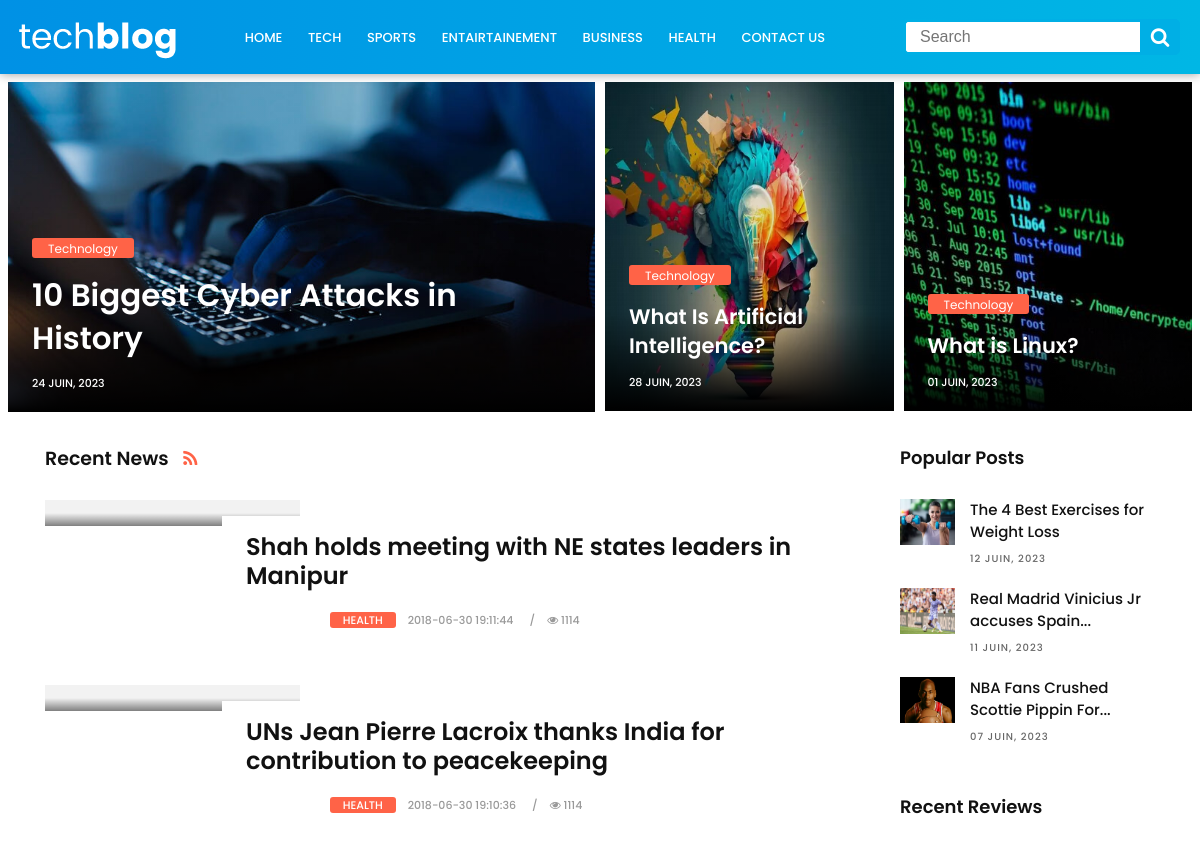
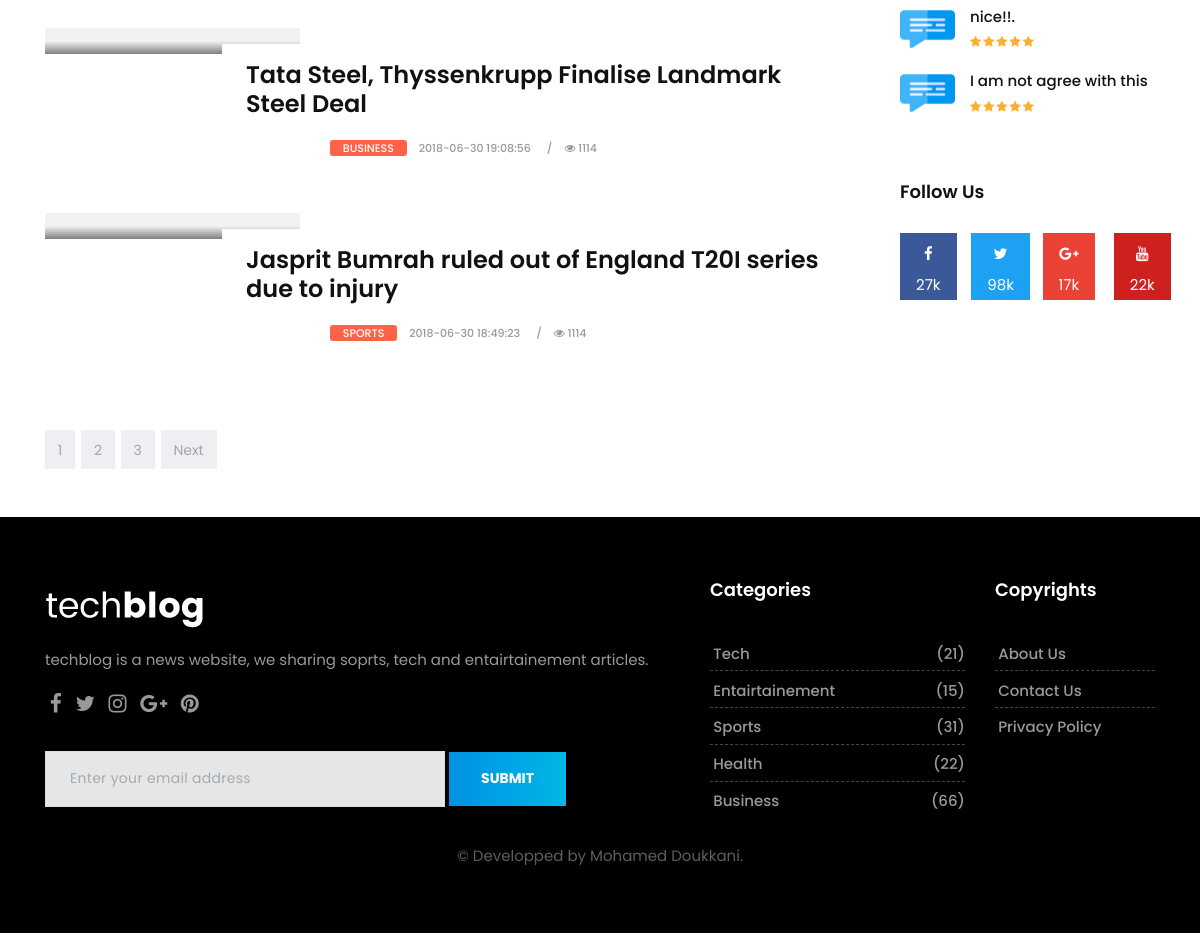
The app's page /tech-blog/index.php with its own data (2 pictures, top to bottom).
### tables this page shows
CREATE TABLE `tblposts` (
  `id` int(11) NOT NULL AUTO_INCREMENT,
  `PostTitle` longtext DEFAULT NULL,
  `CategoryId` int(11) DEFAULT NULL,
  `SubCategoryId` int(11) DEFAULT NULL,
  `PostDetails` longtext DEFAULT NULL,
  `PostingDate` timestamp NULL DEFAULT current_timestamp(),
  `UpdationDate` timestamp NULL DEFAULT '0000-00-00 00:00:00' ON UPDATE current_timestamp(),
  `Is_Active` int(1) DEFAULT NULL,
  `PostUrl` mediumtext DEFAULT NULL,
  `PostImage` varchar(255) DEFAULT NULL,
  PRIMARY KEY (`id`),
  CONSTRAINT `Cat_Id` FOREIGN KEY (`CategoryId`) REFERENCES `tblcategory`(`id`),
  CONSTRAINT `SubCat_Id` FOREIGN KEY (`SubCategoryId`) REFERENCES `tblsubcategory`(`SubCategoryId`)
);

CREATE TABLE `tblcategory` (
  `id` int(11) NOT NULL AUTO_INCREMENT,
  `CategoryName` varchar(200) DEFAULT NULL,
  `Description` mediumtext DEFAULT NULL,
  `PostingDate` timestamp NULL DEFAULT current_timestamp(),
  `UpdationDate` timestamp NULL DEFAULT '0000-00-00 00:00:00' ON UPDATE current_timestamp(),
  `Is_Active` int(1) DEFAULT NULL,
  PRIMARY KEY (`id`)
);

CREATE TABLE `tblcomments` (
  `id` int(11) NOT NULL AUTO_INCREMENT,
  `postId` char(11) DEFAULT NULL,
  `name` varchar(120) DEFAULT NULL,
  `email` varchar(150) DEFAULT NULL,
  `comment` mediumtext DEFAULT NULL,
  `postingDate` timestamp NULL DEFAULT current_timestamp(),
  `status` int(1) DEFAULT NULL,
  PRIMARY KEY (`id`)
);

### tech-blog/index.php (the view, shortened to what this page needs)
<!DOCTYPE html>
<html lang="en">
<link href="assets/css/bootstrap.css" rel="stylesheet">
<link href="assets/css/font-awesome.min.css" rel="stylesheet">
<link href="assets/css/style.css" rel="stylesheet">
<link href="assets/css/responsive.css" rel="stylesheet">
<link href="assets/css/colors.css" rel="stylesheet">
<link href="assets/css/search.css" rel="stylesheet">
<link href="assets/css/tech.css" rel="stylesheet">
</head>
<body>
    <?php include('includes/header.php'); ?>
    <div id="wrapper">
        <section class="section first-section">
            <div class="container-fluid">
                <div class="masonry-blog clearfix">
                    <div class="first-slot">
                        <div class="masonry-box post-media">
                            <img src="upload/hacking.jpg" alt="" class="img-fluid">
                            <div class="shadoweffect">
                                <div class="shadow-desc">
                                    <div class="blog-meta">
                                        <span class="bg-orange"><a title="" href="techcategory.php">Technology</a></span>
                                        <h4><a href="readpost.php?nid=27" title="">10 Biggest Cyber Attacks in History </a></h4>
                                        <small><a href="readpost.php?nid=27" title="">24 Juin, 2023</a></small>
                                    </div>
                                </div>
                            </div>
                        </div>
                    </div>
                    <div class="second-slot">
                        <div class="masonry-box post-media">
                            <img src="upload/ai.jpg" alt="" class="img-fluid">
                            <div class="shadoweffect">
                                <div class="shadow-desc">
                                    <div class="blog-meta">
                                        <span class="bg-orange"><a href="techcategory.php" title="">Technology</a></span>
                                        <h4><a href="readpost.php?nid=26" title="">What Is Artificial Intelligence? </a></h4>
                                        <small><a href="readpost.php?nid=26" title="">28 Juin, 2023</a></small>
                                    </div>
                                </div>
                            </div>
                        </div>
                    </div>
                    <div class="last-slot">
                        <div class="masonry-box post-media">
                            <img src="upload/linux.jpg" alt="" class="img-fluid">
                            <div class="shadoweffect">
                                <div class="shadow-desc">
                                    <div class="blog-meta">
                                        <span class="bg-orange"><a href="techcategory.php" title="">Technology</a></span>
                                        <h4><a href="readpost.php?nid=25" title="">What is Linux?</a></h4>
                                        <small><a href="readpost.php?nid=25" title="">01 Juin, 2023</a></small>
                                    </div>
                                </div>
                            </div>
                        </div>
                    </div>
                </div>
            </div>
        </section>
        <section class="section">
            <div class="container">
                <div class="row">
                    <div class="col-lg-9 col-md-12 col-sm-12 col-xs-12">
                        <div class="page-wrapper">
                            <div class="blog-top clearfix">
                                <h4 class="pull-left">Recent News <a href="#"><i class="fa fa-rss"></i></a></h4>
                            </div>
                            <div class="blog-list clearfix">
                                <?php
                                if (isset($_GET['pageno'])) {
                                    $pageno = $_GET['pageno'];
                                } else {
                                    $pageno = 1;
                                }
                                $no_of_records_per_page = 4;
                                $offset = ($pageno - 1) * $no_of_records_per_page;
                                $query = mysqli_query($con, "select tblposts.id as pid,tblposts.PostTitle as posttitle,tblposts.PostImage,tblcategory.CategoryName as category,tblcategory.id as cid,tblsubcategory.Subcategory as subcategory,tblposts.PostDetails as postdetails,tblposts.PostingDate as postingdate,tblposts.PostUrl as url from tblposts left join tblcategory on tblcategory.id=tblposts.CategoryId left join  tblsubcategory on  tblsubcategory.SubCategoryId=tblposts.SubCategoryId where tblposts.Is_Active=1 order by tblposts.id desc  LIMIT $offset, $no_of_records_per_page");
                                while ($row = mysqli_fetch_array($query)) {
                                ?>
                                    <div class="blog-box row">
                                        <div class="col-md-4">
                                            <div class="post-media">
                                                <a href="readpost.php?nid=<?php echo htmlentities($row['pid']) ?>" title="">
                                                    <div class="hovereffect"></div>
                                                </a>
                                            </div>
                                        </div>
                                        <div class="blog-meta big-meta col-md-8">
                                            <h4><a href="readpost.php?nid=<?php echo htmlentities($row['pid']) ?>" title=""><?php echo htmlentities($row['posttitle']); ?></a></h4>
                                            <small class="firstsmall"><a class="bg-orange" href="readpost.php?nid=<?php echo htmlentities($row['pid']) ?>" title=""><?php echo htmlentities($row['category']); ?></a></small>
                                            <small><a href="readpost.php?nid=<?php echo htmlentities($row['pid']) ?>" title=""><?php echo htmlentities($row['postingdate']); ?></a></small>
                                            <small><a href="readpost.php?nid=<?php echo htmlentities($row['pid']) ?>" title=""><i class="fa fa-eye"></i> 1114</a></small>
                                        </div>
                                    </div>
                                    <br><br>
                                <?php } ?>
                            </div>
                        </div>
                        <div class="row">
                            <div class="col-md-12">
                                <nav aria-label="Page navigation">
                                    <ul class="pagination justify-content-start">
                                        <li class="page-item"><a class="page-link" href="#">1</a></li>
                                        <li class="page-item"><a class="page-link" href="#">2</a></li>
                                        <li class="page-item"><a class="page-link" href="#">3</a></li>
                                        <li class="page-item">
                                            <a class="page-link" href="#">Next</a>
                                        </li>
                                    </ul>
                                </nav>
                            </div>
                        </div>
                    </div>
                    <div class="col-lg-3 col-md-12 col-sm-12 col-xs-12">
                        <div class="sidebar">
                            <div class="widget">
                                <h2 class="widget-title">Popular Posts</h2>
                                <div class="blog-list-widget">
                                    <div class="list-group">
                                        <a href="readpost.php?nid=28" class="list-group-item list-group-item-action flex-column align-items-start">
                                            <div class="w-100 justify-content-between">
                                                <img src="upload/excercises.jpg" alt="" class="img-fluid float-left">
                                                <h5 class="mb-1">The 4 Best Exercises for Weight Loss</h5>
                                                <small>12 Juin, 2023</small>
                                            </div>
                                        </a>
                                        <a href="readpost.php?nid=29" class="list-group-item list-group-item-action flex-column align-items-start">
                                            <div class="w-100 justify-ontent-between">
                                                <img src="upload/vinicius.jpg" alt="" class="img-fluid float-left">
                                                <h5 class="mb-1">Real Madrid Vinicius Jr accuses Spain...</h5>
                                                <small>11 Juin, 2023</small>
                                            </div>
                                        </a>
                                        <a href="readpost.php?nid=30" class="list-group-item list-group-item-action flex-column align-items-start">
                                            <div class="w-100 last-item justify-content-between">
                                                <img src="upload/jordan.png" alt="" class="img-fluid float-left">
                                                <h5 class="mb-1">NBA Fans Crushed Scottie Pippin For...</h5>
                                                <small>07 Juin, 2023</small>
                                            </div>
                                        </a>
                                    </div>
                                </div>
                            </div>
                            <div class="widget">
                                <h2 class="widget-title">Recent Reviews</h2>
                                <div class="blog-list-widget">
                                    <div class="list-group">
                                        <a href="index.php" class="list-group-item list-group-item-action flex-column align-items-start">
                                            <?php
                                            $sts = 1;
                                            $query = mysqli_query($con, "select name,comment,postingDate from  tblcomments where status='$sts' LIMIT 3");
                                            while ($row = mysqli_fetch_array($query)) {
                                            ?>
                                                <div class="w-100 justify-content-between">
                                                    <img src="upload/iconcomment.png" alt="" class="img-fluid float-left">
                                                    <h5 class="mb-1"><?php echo htmlentities($row['comment']); ?></h5>
                                                    <span class="rating">
                                                        <i class="fa fa-star"></i>
                                                        <i class="fa fa-star"></i>
                                                        <i class="fa fa-star"></i>
                                                        <i class="fa fa-star"></i>
                                                        <i class="fa fa-star"></i>
                                                    </span>
                                                </div>
                                            <?php } ?>
                                        </a>
                                    </div>
                                </div>
                            </div>
                            <div class="widget">
                                <h2 class="widget-title">Follow Us</h2>
                                <div class="row text-center">
                                    <div class="col-lg-3 col-md-3 col-sm-3 col-xs-6">
                                        <a href="#" class="social-button facebook-button">
                                            <i class="fa fa-facebook"></i>
                                            <p>27k</p>
                                        </a>
                                    </div>
                                    <div class="col-lg-3 col-md-3 col-sm-3 col-xs-6">
                                        <a href="#" class="social-button twitter-button">
                                            <i class="fa fa-twitter"></i>
                                            <p>98k</p>
                                        </a>
                                    </div>
                                    <div class="col-lg-3 col-md-3 col-sm-3 col-xs-6">
                                        <a href="#" class="social-button google-button">
                                            <i class="fa fa-google-plus"></i>
                                            <p>17k</p>
                                        </a>
                                    </div>
                                    <div class="col-lg-3 col-md-3 col-sm-3 col-xs-6">
                                        <a href="#" class="social-button youtube-button">
                                            <i class="fa fa-youtube"></i>
                                            <p>22k</p>
                                        </a>
                                    </div>
                                </div>
                            </div>
                        </div>
                    </div>
                </div>
            </div>
        </section>
        <?php include('includes/footer.php'); ?>
    </div>
</body>
</html>

### records on screen
tblposts: PostTitle "Shah holds meeting with NE states leaders in Manipur", CategoryId.CategoryName "HEALTH", PostingDate "2018-06-30 19:11:44"
tblposts: PostTitle "UNs Jean Pierre Lacroix thanks India for contribution to peacekeeping", CategoryId.CategoryName "HEALTH", PostingDate "2018-06-30 19:10:36"
tblposts: PostTitle "Tata Steel, Thyssenkrupp Finalise Landmark Steel Deal", CategoryId.CategoryName "BUSINESS", PostingDate "2018-06-30 19:08:56"
tblposts: PostTitle "Jasprit Bumrah ruled out of England T20I series due to injury", CategoryId.CategoryName "SPORTS", PostingDate "2018-06-30 18:49:23"
tblcomments: comment "nice!!."
tblcomments: comment "I am not agree with this"
